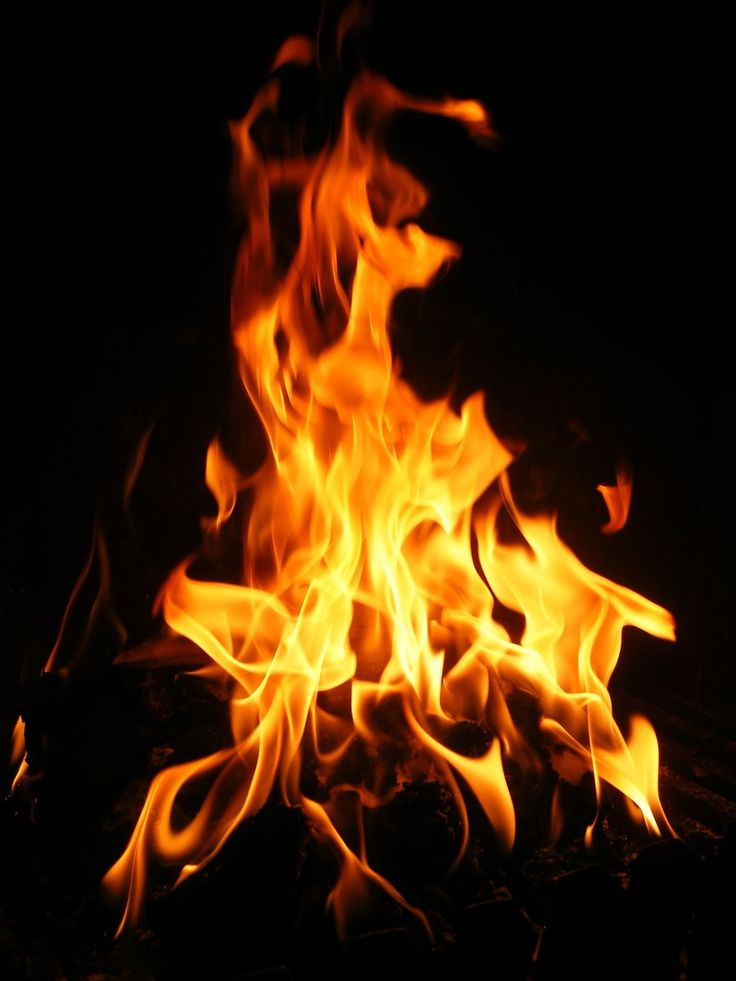
#> input picture fire_detection_app/media/fire.jpg, 736 x 981 px
$ python -i views.py   (imports and definitions only)
#> lines starting #> are read from the running program, lines starting #| are printed output that depends on the picture
from django.shortcuts import render
import cv2
import numpy as np
from django.conf import settings
import os
from . forms import FileUploads

# Create your views here.

def detect_fire(frame):
    ray_frame = cv2.cvtColor(frame, cv2.COLOR_BGR2GRAY)
    blurred_frame = cv2.GaussianBlur(gray_frame, (15, 15), 0)
    _, thresholded_frame = cv2.threshold(blurred_frame, 50, 255, cv2.THRESH_BINARY)
    fire_pixel_count = np.sum(thresholded_frame == 255)
    frame_size = frame.shape[0] * frame.shape[1]
    fire_percentage = (fire_pixel_count / frame_size) * 100.0
    return fire_percentage
# [66 lines left out: function fire_detection, not called in this run]

>>> import cv2
>>> picture = cv2.imread('../media/fire.jpg')
#> picture is the input picture: shape (981, 736, 3); mean B, G, R 7.3, 34.3, 62.2
>>> result = detect_fire(picture)
#> in detect_fire, `ray_frame = cv2.cvtColor(frame, cv2.COLOR_BGR2GRAY)`:
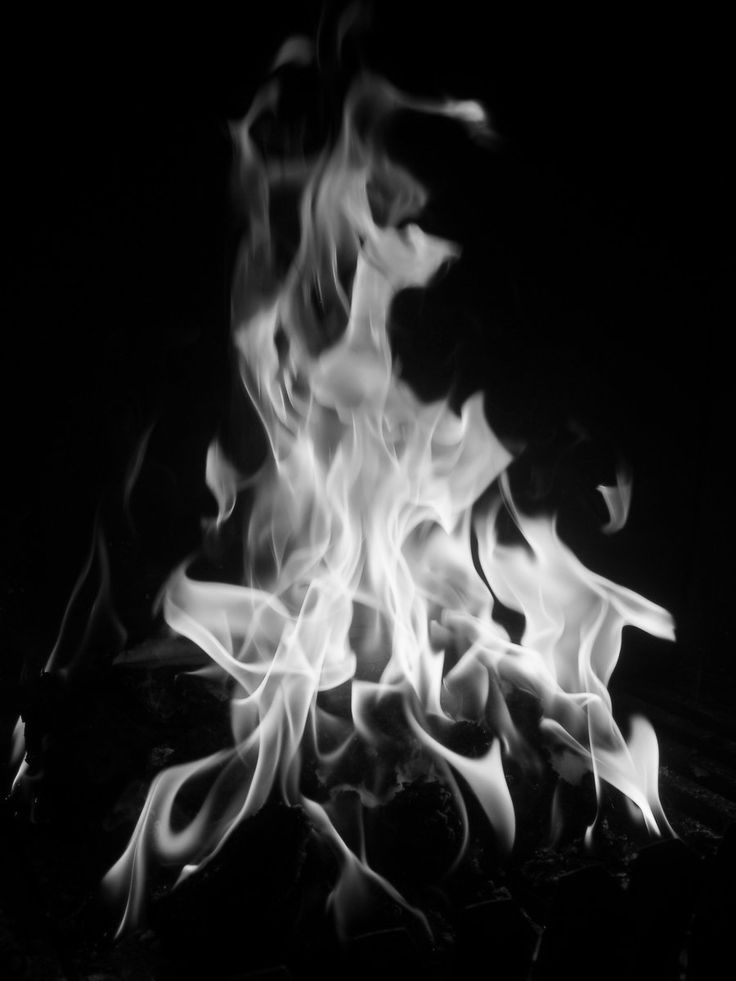
#> ray_frame: shape (981, 736); min 0, max 251, mean 39.5
#> (the run stopped early here; a loop or call above may not have finished)
